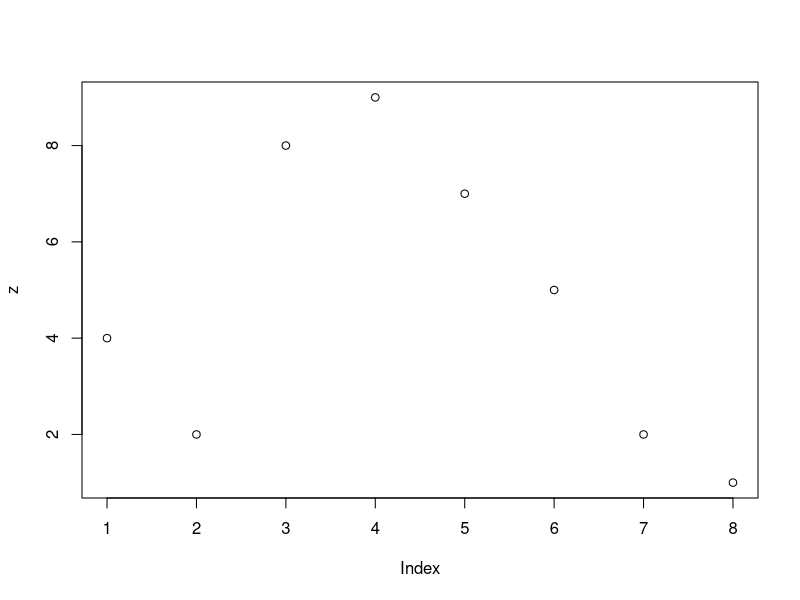
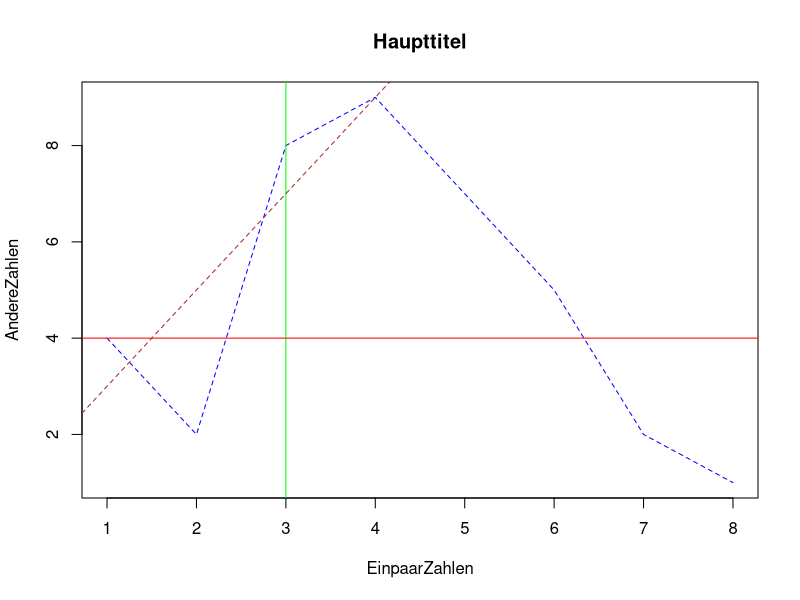

Generate these figures, in order, with R:
# a)
?seq

# b)
x <- c(4, 10, 3, NA, NA, 1, 8)

# b-i) 
mean(x) # In R, the function mean(x) returns NA if any of the values in the vector x are NA, 
        # due to the default behavior of the mean function and the way R handles NA values. 
        # NA in R represents missing or undefined data. When you perform calculations involving NA, the result is often NA 

mean(x[!is.na(x)]) # mean of all values != NA

sort(x)
order(x) # returns the indices of a vector that sort the array, without directly sorting it

# c)
z <- c(4,2, 8,9,7, 5,2, 1)
plot(z)

# Plotting with lines between nodes
plot(z, type= "l", col= "blue", lty= 2, main= "Haupttitel", xlab= "EinpaarZahlen", ylab= "AndereZahlen" )

# Add static lines to chart, v = x, h = y
abline(v=3, col = "green")
abline(h=4, col = "red")


# values without NA since they are not defined
u <- x[!is.na(x)]

# Calculate the corresponding y values
y <- 2 * u + 1

# Add a brown, dashed line representing y = 2x + 1
abline(a = 1, b = 2, col = "brown", lty = "dashed")
